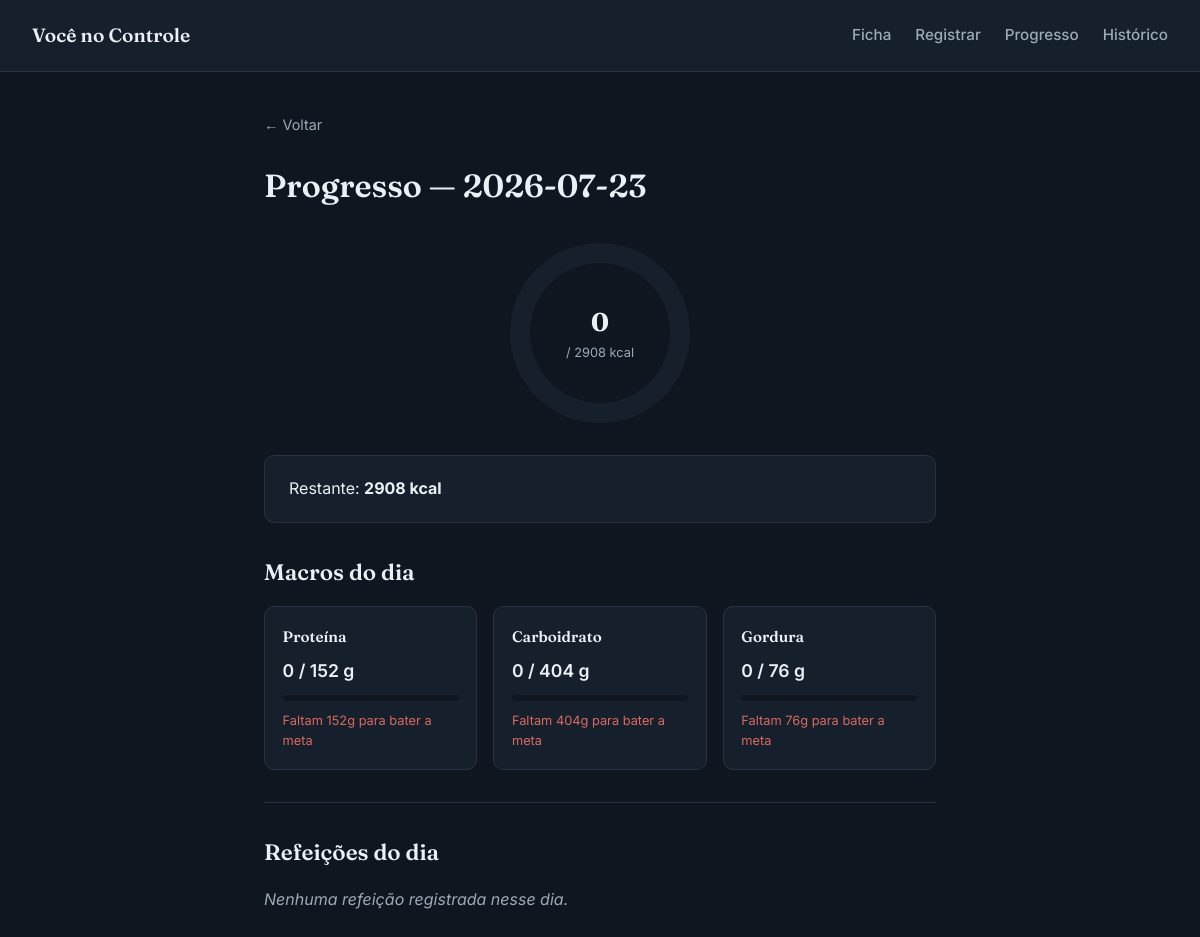
/progresso, run on an earlier commit of the app's database.
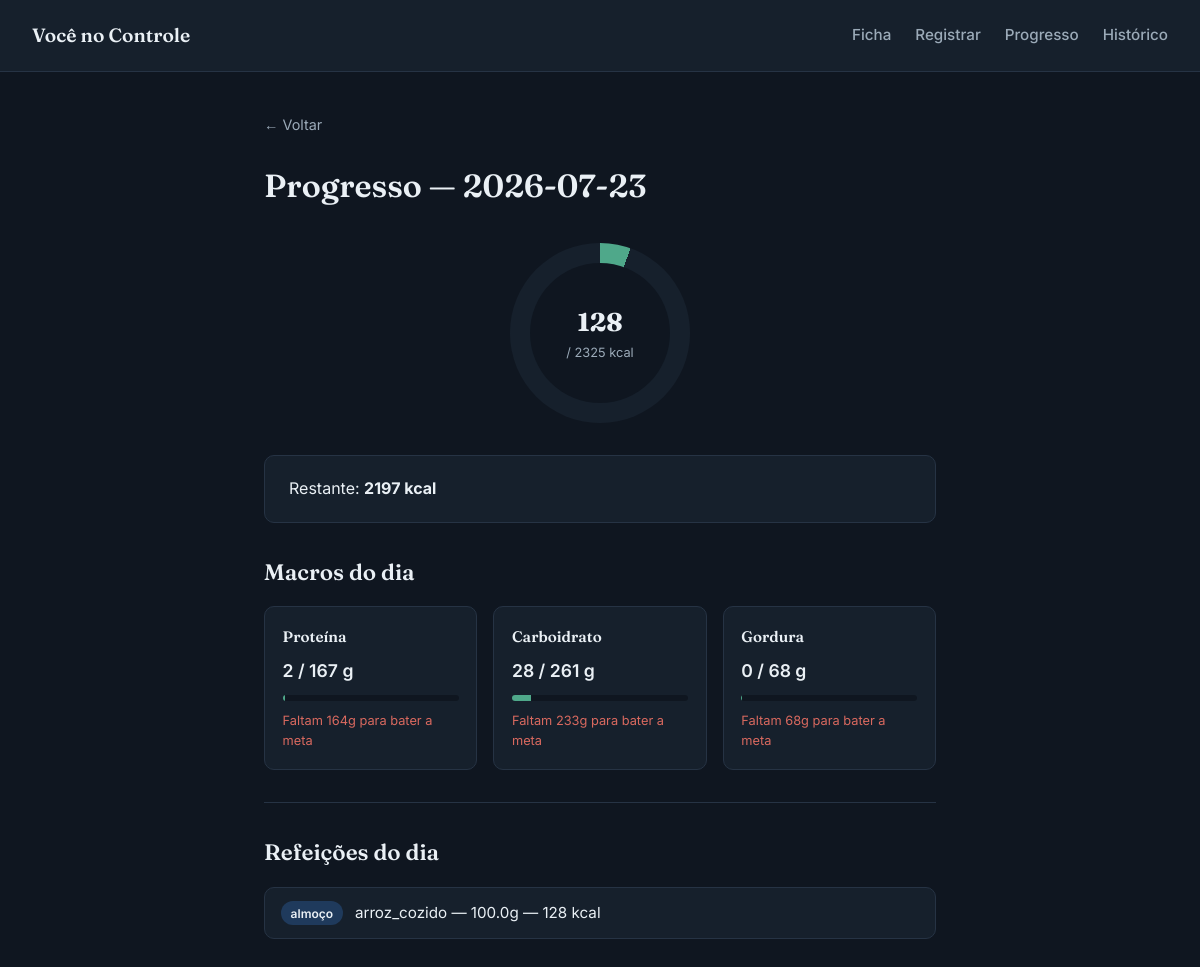
And on a later commit of the database.
### tables this page shows
CREATE TABLE usuario (
    id INTEGER PRIMARY KEY AUTOINCREMENT,
    nome TEXT NOT NULL,
    idade INTEGER NOT NULL,
    sexo TEXT NOT NULL CHECK(sexo IN ('M','F')),
    peso_atual REAL NOT NULL,
    peso_desejado REAL NOT NULL,
    altura REAL NOT NULL,
    nivel_atividade INTEGER NOT NULL CHECK(nivel_atividade BETWEEN 1 AND 4),
    objetivo INTEGER NOT NULL CHECK(objetivo IN (1,2,3)),
    tmb REAL,
    meta_calorica REAL,
    criado_em TEXT DEFAULT CURRENT_TIMESTAMP
, meta_proteina REAL, meta_carbo REAL, meta_gordura REAL);

CREATE TABLE registro_refeicao (
    id INTEGER PRIMARY KEY AUTOINCREMENT,
    usuario_id INTEGER NOT NULL REFERENCES usuario(id),
    alimento_id INTEGER NOT NULL REFERENCES alimento(id),
    data TEXT NOT NULL,
    nome_refeicao TEXT NOT NULL,
    gramas REAL NOT NULL,
    criado_em TEXT DEFAULT CURRENT_TIMESTAMP
);

CREATE TABLE alimento (
    id INTEGER PRIMARY KEY AUTOINCREMENT,
    nome TEXT NOT NULL UNIQUE,
    categoria TEXT NOT NULL,
    kcal_100g REAL NOT NULL,
    proteina_100g REAL NOT NULL,
    carbo_100g REAL NOT NULL,
    gordura_100g REAL NOT NULL
);

### app.py (the view)
@app.route("/progresso")
def progresso():
    usuario = buscar_usuario()
    if usuario is None:
        return redirect("/ficha")
    hoje = str(date.today())
    totais = progresso_do_dia(usuario["id"], hoje)
    refeicoes = listar_refeicoes_do_dia(usuario["id"], hoje)
    return render_template("progresso.html", usuario=usuario, totais=totais, refeicoes=refeicoes, hoje=hoje)

### database.py (called while the page is built)
def conectar():
    conn = sqlite3.connect(DB)
    conn.row_factory = sqlite3.Row
    return conn

def buscar_usuario():
    conn = conectar()
    usuario = conn.execute("SELECT * FROM usuario LIMIT 1").fetchone()
    conn.close()
    return usuario

def progresso_do_dia(usuario_id, data):
    conn = conectar()
    resultado = conn.execute("""
        SELECT
            SUM(r.gramas * a.kcal_100g / 100) AS total_kcal,
            SUM(r.gramas * a.proteina_100g / 100) AS total_prot,
            SUM(r.gramas * a.carbo_100g / 100) AS total_carbo,
            SUM(r.gramas * a.gordura_100g / 100) AS total_gord
        FROM registro_refeicao r
        JOIN alimento a ON a.id = r.alimento_id
        WHERE r.usuario_id = ? AND r.data = ?
    """, (usuario_id, data)).fetchone()
    conn.close()
    return resultado

def listar_refeicoes_do_dia(usuario_id, data):
    conn = conectar()
    refeicoes = conn.execute("""
        SELECT r.nome_refeicao, a.nome AS alimento, r.gramas,
               (r.gramas * a.kcal_100g / 100) AS kcal
        FROM registro_refeicao r
        JOIN alimento a ON a.id = r.alimento_id
        WHERE r.usuario_id = ? AND r.data = ?
        ORDER BY r.criado_em
    """, (usuario_id, data)).fetchall()
    conn.close()
    return refeicoes

### templates/progresso.html (shortened to what this page needs)
{% extends "base.html" %}
{% block conteudo %}
    <h1>Progresso — {{ hoje }}</h1>
    {% set total_kcal = totais['total_kcal'] or 0 %}
    {% set total_prot = totais['total_prot'] or 0 %}
    {% set total_carbo = totais['total_carbo'] or 0 %}
    {% set total_gord = totais['total_gord'] or 0 %}
    {% set meta_kcal = usuario['meta_calorica'] if usuario else 0 %}
    {% set meta_prot = usuario['meta_proteina'] if usuario else 0 %}
    {% set meta_carbo = usuario['meta_carbo'] if usuario else 0 %}
    {% set meta_gord = usuario['meta_gordura'] if usuario else 0 %}
    {% set percentual = (total_kcal / meta_kcal * 100) if meta_kcal > 0 else 0 %}
    <div class="anel-progresso" style="--percentual: {{ percentual }};">
        <div class="anel-numero">
            <strong>{{ "%.0f"|format(total_kcal) }}</strong>
            <span>/ {{ "%.0f"|format(meta_kcal) }} kcal</span>
        </div>
    </div>
    <div class="cartao-resultado">
        <p>Restante: <strong>{{ "%.0f"|format(meta_kcal - total_kcal) }} kcal</strong></p>
    </div>
    <h2>Macros do dia</h2>
    <div class="grade-macros">
        {% set macros = [
            ("Proteína", total_prot, meta_prot, "g"),
            ("Carboidrato", total_carbo, meta_carbo, "g"),
            ("Gordura", total_gord, meta_gord, "g")
        ] %}
        {% for nome_macro, atual, meta, unidade in macros %}
            {% set diferenca = atual - meta %}
            {% set percentual_macro = (atual / meta * 100) if meta > 0 else 0 %}
            {% set status = "abaixo" if percentual_macro < 85 else ("acima" if percentual_macro > 115 else "ok") %}
            <div class="card-macro card-macro--{{ status }}">
                <h3>{{ nome_macro }}</h3>
                <p class="macro-valor">{{ "%.0f"|format(atual) }} / {{ "%.0f"|format(meta) }} {{ unidade }}</p>
                <div class="barra-macro">
                    <div class="barra-macro-preenchida" style="width: {{ [percentual_macro, 100] | min }}%;"></div>
                </div>
                {% if status == "abaixo" %}
                    <p class="macro-aviso">Faltam {{ "%.0f"|format(diferenca * -1) }}{{ unidade }} para bater a meta</p>
                {% elif status == "acima" %}
                    <p class="macro-aviso">{{ "%.0f"|format(diferenca) }}{{ unidade }} acima da meta</p>
                {% else %}
                    <p class="macro-aviso macro-aviso--ok">Dentro da meta</p>
                {% endif %}
            </div>
        {% endfor %}
    </div>
    <hr>
    <h2>Refeições do dia</h2>
    {% if refeicoes %}
        <ul class="lista-refeicoes">
        {% for r in refeicoes %}
            <li>
                <span class="tag-refeicao">{{ r['nome_refeicao'] }}</span>
                {{ r['alimento'] }} — {{ r['gramas'] }}g — {{ "%.0f"|format(r['kcal']) }} kcal
            </li>
        {% endfor %}
        </ul>
    {% else %}
        <p class="vazio">Nenhuma refeição registrada nesse dia.</p>
    {% endif %}
{% endblock %}

### templates/base.html (shortened to what this page needs)
<!DOCTYPE html>
<html lang="pt-br">
<head>
    <link rel="stylesheet" href="{{ url_for('static', filename='css/style.css') }}">
</head>
<body>
    <header class="topo">
        <a href="/" class="marca">Você no Controle</a>
        <nav class="menu">
            <a href="/ficha">Ficha</a>
            <a href="/registrar">Registrar</a>
            <a href="/progresso">Progresso</a>
            <a href="/historico">Histórico</a>
        </nav>
    </header>
      <main class="conteudo">
        {% if request.path != '/' %}
            <a href="javascript:history.back()" class="link-voltar">← Voltar</a>
        {% endif %}
        {% block conteudo %}{% endblock %}
    </main>
</body>
</html>

### static/css/style.css (style rules this page uses)
:root { --cor-fundo: #0F1620; --cor-superficie: #16202C; --cor-marca: #1F3A5C; --cor-acento: #4FA88A; --cor-acento-escuro: #3D8A70; --cor-texto: #EAF0F5; --cor-texto-secundario: #9BAAB8; --cor-alerta: #D9695F; --cor-borda: #263344; --fonte-titulo: 'Fraunces', serif; --fonte-corpo: 'Inter', sans-serif; --raio: 10px; --transicao: 150ms ease; }
* { margin: 0; padding: 0; box-sizing: border-box; }
body { background-color: var(--cor-fundo); color: var(--cor-texto); font-family: var(--fonte-corpo); line-height: 1.6; min-height: 100vh; }
h1, h2, h3 { font-family: var(--fonte-titulo); font-weight: 600; color: var(--cor-texto); margin-bottom: 1rem; }
h1 { font-size: 2rem; }
h2 { font-size: 1.4rem; margin-top: 2rem; }
a { color: var(--cor-acento); text-decoration: none; transition: color var(--transicao); }
.topo { display: flex; justify-content: space-between; align-items: center; padding: 1.25rem 2rem; background-color: var(--cor-superficie); border-bottom: 1px solid var(--cor-borda); flex-wrap: wrap; gap: 1rem; }
.marca { font-family: var(--fonte-titulo); font-size: 1.2rem; font-weight: 600; color: var(--cor-texto) !important; }
.menu { display: flex; gap: 1.5rem; }
.menu a { color: var(--cor-texto-secundario); font-weight: 500; font-size: 0.95rem; }
.conteudo { max-width: 720px; margin: 0 auto; padding: 2.5rem 1.5rem; }
.cartao-resultado { background-color: var(--cor-superficie); border: 1px solid var(--cor-borda); border-radius: var(--raio); padding: 1.25rem 1.5rem; margin-top: 1.5rem; }
.cartao-resultado p { margin-bottom: 0.5rem; }
.cartao-resultado p:last-child { margin-bottom: 0; }
.anel-progresso { --percentual-limitado: min(var(--percentual, 0), 100); width: 180px; height: 180px; border-radius: 50%; background: conic-gradient( var(--cor-acento) calc(var(--percentual-limitado) * 1%), var(--cor-superficie) 0 ); display: flex; align-items: center; justify-content: center; margin: 2rem auto; transition: background 600ms ease; }
.anel-numero { background-color: var(--cor-fundo); width: 140px; height: 140px; border-radius: 50%; display: flex; flex-direction: column; align-items: center; justify-content: center; text-align: center; }
.anel-numero strong { font-family: var(--fonte-titulo); font-size: 1.6rem; }
.anel-numero span { font-size: 0.8rem; color: var(--cor-texto-secundario); }
.lista-refeicoes, .lista-historico { list-style: none; display: flex; flex-direction: column; gap: 0.6rem; margin-top: 1rem; }
.lista-refeicoes li, .lista-historico li { background-color: var(--cor-superficie); border: 1px solid var(--cor-borda); border-radius: var(--raio); padding: 0.8rem 1rem; font-size: 0.95rem; transition: border-color var(--transicao); }
.tag-refeicao { display: inline-block; background-color: var(--cor-marca); color: var(--cor-texto); font-size: 0.75rem; font-weight: 600; padding: 0.15rem 0.6rem; border-radius: 20px; margin-right: 0.5rem; }
hr { border: none; border-top: 1px solid var(--cor-borda); margin: 2rem 0; }
.link-voltar { display: inline-block; color: var(--cor-texto-secundario); font-size: 0.9rem; margin-bottom: 1.5rem; transition: color var(--transicao); }
.grade-macros { display: grid; grid-template-columns: repeat(auto-fit, minmax(180px, 1fr)); gap: 1rem; margin-top: 1rem; }
.card-macro { background-color: var(--cor-superficie); border: 1px solid var(--cor-borda); border-radius: var(--raio); padding: 1.1rem; }
.card-macro h3 { font-size: 0.95rem; margin-bottom: 0.5rem; color: var(--cor-texto); }
.macro-valor { font-size: 1.1rem; font-weight: 600; margin-bottom: 0.6rem; }
.barra-macro { width: 100%; height: 6px; background-color: var(--cor-fundo); border-radius: 4px; overflow: hidden; margin-bottom: 0.6rem; }
.barra-macro-preenchida { height: 100%; background-color: var(--cor-acento); transition: width 600ms ease; }
.macro-aviso { font-size: 0.8rem; color: var(--cor-alerta); }

What changed in the data, as far as the page shows it:
changed usuario: meta_calorica "2908" → "2325"; meta_kcal-total_kcal "2908" → "2197"; atual "0" → "2"; meta_proteina "152" → "167"; diferenca "152" → "164"; atual "0" → "28"; meta_carbo "404" → "261"; diferenca "404" → "233"; meta_gordura "76" → "68"; diferenca "76" → "68"
added registro_refeicao: nome_refeicao "almoço", alimento "arroz_cozido", gramas "100.0", kcal "128"
Also different on the page:
{{ percentual }}: 0.0 → 5.506480008466212 (drawn)
{{ "%.0f"|format(total_kcal) }}: "0" → "128"
text no longer shown: "Nenhuma refeição registrada nesse dia."
